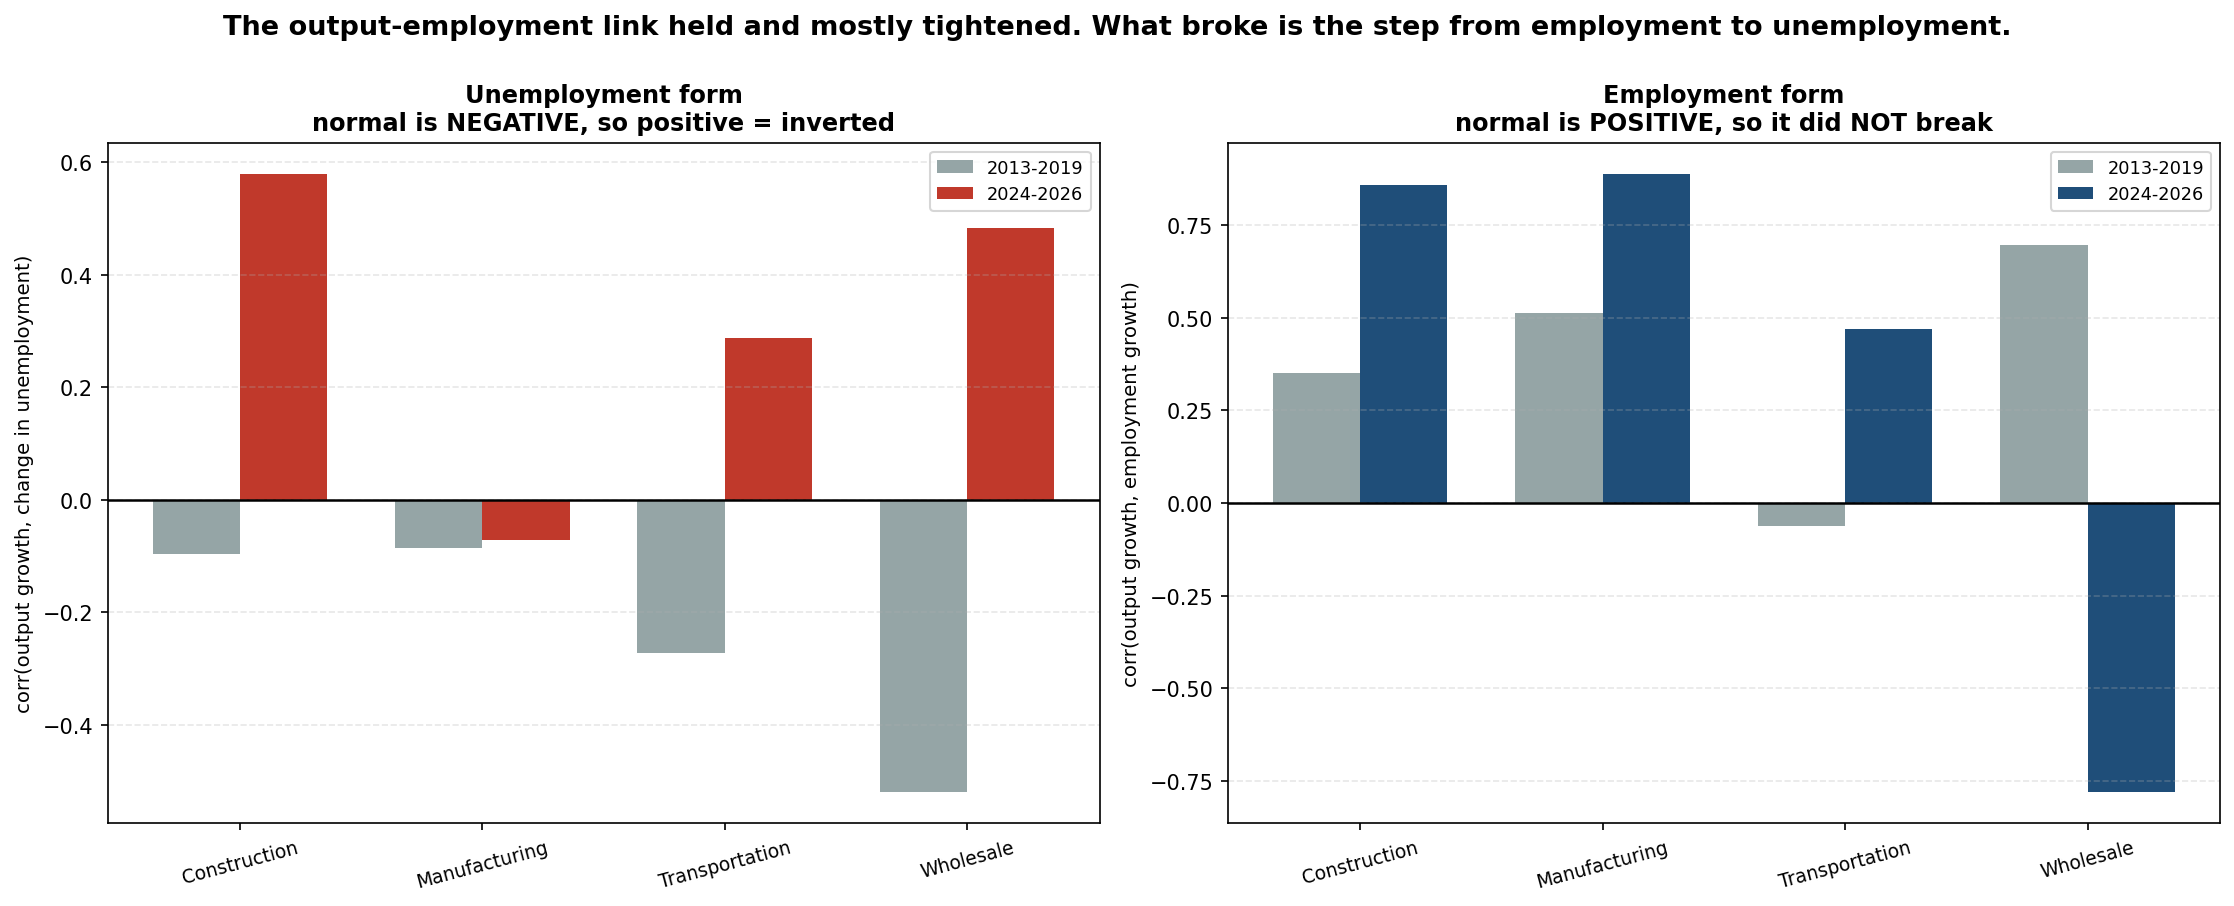

Reproduce this figure in Python.
"""
okun_decomposed.py
Which link in Okun's Law actually broke: output->employment, or employment->unemployment?

CORRECTION NOTICE
An earlier version of this script concluded the opposite of what it now reports.
It claimed the inversion is LARGER in employment form, and therefore that the
break is in labour demand rather than in the unemployment statistic. That was
wrong, and the error is worth stating precisely because it is easy to repeat.

The earlier version compared the MEAN OF A ROLLING CORRELATION over dates labelled
2024-2026. A 12-quarter rolling correlation indexed at quarter t is computed from
quarters t-11 through t. So the values labelled "2024-2026" were computed from
windows spanning roughly 2021-2026, dominated by the post-COVID period in which
output was normalising downward while employment was still rebounding upward.
That combination produces a negative correlation which has nothing to do with
2024-2025. Labelling a rolling statistic by its END DATE and then describing it
as a property of that date is a trap, and this project fell into it.

Measured directly on 2024-2026 observations, with no rolling window, the answer
reverses.

THE DECOMPOSITION
Okun's Law chains two links:

    output  ->  employment  ->  unemployment
            (labour demand)   (labour-force accounting)

The first link is economics: does more output mean more jobs. The second is
arithmetic through the labour force, since unemployment is unemployed/labour
force and a displaced worker who exits never enters it. Measuring only the
unemployment version cannot say which link moved.

WHAT THE DATA SAY
Pooled correlations on 2024-2026 quarters, COVID excluded, against the 2013-2019
baseline. In three of four sectors the output-employment link is INTACT and in
fact TIGHTER than before, while the unemployment version inverts. The break is in
the second link, the labour-force step, which is exactly what
okun_employment_form.py found independently when seven of nine sectors lost
employment while their unemployment rate also fell.

WHY THIS MATTERS FOR THE AI QUESTION
Labour-saving technological change means output rising while employment does not
follow, which is a WEAKENING of the output-employment correlation. Three of four
goods sectors show the opposite: the correlation strengthened. That is evidence
against AI displacement in those sectors specifically, and consistent with a
labour-supply account. Wholesale is the exception and does break.

Reads FRED CSVs from ../FRED-Data/. Writes okun_decomposed.png.
"""

import os
import glob
import numpy as np
import pandas as pd
import matplotlib
matplotlib.use("Agg")
import matplotlib.pyplot as plt

HERE  = os.path.dirname(os.path.abspath(__file__))
DATA  = os.path.join(HERE, "..", "FRED-Data") + os.sep
COVID = pd.date_range("2020-04-01", "2021-10-01", freq="QS")
RNG   = np.random.default_rng(31337)
NBOOT = 4000

SEC = {
    "Construction": ("construction_value_added_RVAC.csv",
                     "construction_unemployment_rate_LNU04032231.csv",
                     ["construction_employment_USCONS.csv"], "#1f3b73"),
    "Manufacturing": ("manufacturing_value_added_RVAMA.csv",
                      "manufacturing_unemployment_rate_LNU04032232.csv",
                      ["manufacturing_employment_MANEMP.csv"], "#3f7cac"),
    "Transportation": ("transportation_warehousing_value_added_RVAT.csv",
                       "transportation_utilities_unemployment_rate_LNU04032236.csv",
                       ["transportation_warehousing_employment_CES4300000001.csv",
                        "utilities_employment_CES4422000001.csv"], "#6fb0d6"),
    "Wholesale": ("wholesale_trade_value_added_RVAW.csv",
                  "wholesale_retail_trade_unemployment_rate_LNU04032235.csv",
                  ["wholesale_trade_employment_USWTRADE.csv"], "#9dc6e0"),
}


def rd(n):
    p = DATA + n if os.path.exists(DATA + n) else glob.glob(DATA + "*" + n)[0]
    d = pd.read_csv(p)
    d.columns = [c.strip() for c in d.columns]
    d[d.columns[0]] = pd.to_datetime(d[d.columns[0]])
    d = d.set_index(d.columns[0])
    return pd.to_numeric(d.iloc[:, 0], errors="coerce").dropna()


def pooled(a, b, lo, hi):
    d = pd.DataFrame({"a": a, "b": b}).dropna().loc[lo:hi]
    d = d[~d.index.isin(COVID)]
    if len(d) < 4 or d.a.std() < 1e-9 or d.b.std() < 1e-9:
        return np.nan, len(d)
    return np.corrcoef(d.a, d.b)[0, 1], len(d)


def matched_null_p(a, b, obs, n_obs, tail):
    """
    Null preserving each series' autocorrelation, drawn at the SAME window length
    as the observed statistic. Comparing a short-window statistic against a
    full-sample null understates its spread enormously and is invalid.
    """
    d = pd.DataFrame({"a": a, "b": b}).dropna()
    d = d[~d.index.isin(COVID)]
    x, y = d.a.to_numpy(), d.b.to_numpy()
    if len(x) < n_obs + 5 or np.isnan(obs):
        return np.nan
    vals = []
    for _ in range(NBOOT):
        ys = np.roll(y, RNG.integers(1, len(y) - 1))
        st = RNG.integers(0, len(x) - n_obs)
        s1, s2 = x[st:st + n_obs], ys[st:st + n_obs]
        if np.std(s1) > 1e-9 and np.std(s2) > 1e-9:
            vals.append(np.corrcoef(s1, s2)[0, 1])
    v = np.array(vals)
    return float((v <= obs).mean()) if tail == "low" else float((v >= obs).mean())


print("=" * 98)
print("DECOMPOSING OKUN: output -> employment -> unemployment")
print("=" * 98)
print("\n  CORRECTION: an earlier version of this script reported the opposite")
print("  conclusion. It averaged a 12-quarter ROLLING correlation over dates labelled")
print("  2024-2026, but a rolling value indexed at quarter t is built from quarters")
print("  t-11 to t, so those values described 2021-2026, dominated by the post-COVID")
print("  period when output was normalising down while employment still rebounded.")
print("  Measured directly on 2024-2026 observations the answer reverses.\n")

print("  Unemployment form: normal NEGATIVE, inversion = POSITIVE")
print("  Employment form:   normal POSITIVE, break     = NEGATIVE\n")
print(f"  {'sector':<16}{'form':<7}{'2013-2019':>12}{'2024-2026':>12}{'n':>4}"
      f"{'boot p':>9}   verdict")

rows = []
for nm, (of, uf, efs, _) in SEC.items():
    y = (rd(of).pct_change(4) * 100).dropna()
    u = rd(uf).resample("QS").mean().diff(4).dropna()
    e = None
    for f in efs:
        x = rd(f).resample("QS").mean()
        e = x if e is None else e.add(x, fill_value=np.nan)
    eg = (e.pct_change(4) * 100).dropna()

    pu, _ = pooled(y, u, "2013", "2019")
    cu, nu = pooled(y, u, "2024", "2026")
    pe, _ = pooled(y, eg, "2013", "2019")
    ce, ne = pooled(y, eg, "2024", "2026")
    p_u = matched_null_p(y, u, cu, nu, "high")
    p_e = matched_null_p(y, eg, ce, ne, "low")
    rows.append(dict(sector=nm, pre_u=pu, cur_u=cu, pre_e=pe, cur_e=ce,
                     p_u=p_u, p_e=p_e, n=ne))
    print(f"  {nm:<16}{'unemp':<7}{pu:>+12.3f}{cu:>+12.3f}{nu:>4}{p_u:>9.3f}   "
          f"{'INVERTED' if cu > 0 else 'normal'}")
    print(f"  {'':<16}{'emp':<7}{pe:>+12.3f}{ce:>+12.3f}{ne:>4}{p_e:>9.3f}   "
          f"{'BROKEN' if ce < 0 else 'normal, and TIGHTER' if ce > pe else 'normal'}")
R = pd.DataFrame(rows)

inv = int((R.cur_u > 0).sum())
brk = int((R.cur_e < 0).sum())
tighter = int(((R.cur_e > 0) & (R.cur_e > R.pre_e)).sum())
print(f"\n  Sectors where the UNEMPLOYMENT form inverted        : {inv} of {len(R)}")
print(f"  Sectors where the EMPLOYMENT form broke             : {brk} of {len(R)}")
print(f"  Sectors where the EMPLOYMENT link got TIGHTER       : {tighter} of {len(R)}")

print("\n  THE RESULT. The output-to-employment link is intact, and in three of four")
print("  sectors it is tighter than in 2013-2019. What decoupled is the step from")
print("  employment to unemployment. That matches okun_employment_form.py, which")
print("  found seven of nine sectors losing employment while their unemployment rate")
print("  ALSO fell, a combination that requires labour-force exit.")

print("\n  WHAT THIS MEANS FOR AI. Labour-saving technological change means output")
print("  rising while employment does not follow, which WEAKENS the output-employment")
print("  correlation. Three of four goods sectors show the opposite. That is evidence")
print("  against AI displacement in these sectors and consistent with a labour-supply")
print("  account. Wholesale is the exception and does break, from +0.70 to -0.78.")

print("\n  CAVEATS. The 2024-2026 window supplies only 8 quarterly observations after")
print("  removing COVID, so these correlations are individually imprecise, which is")
print("  what the bootstrap column reflects. The finding rests on the direction being")
print("  consistent across three sectors, not on any single estimate.")

# ---- chart ----------------------------------------------------------------
fig, axes = plt.subplots(1, 2, figsize=(15, 6))
x = np.arange(len(R))
w = 0.36

ax = axes[0]
ax.bar(x - w/2, R.pre_u, w, color="#95a5a6", label="2013-2019")
ax.bar(x + w/2, R.cur_u, w, color="#c0392b", label="2024-2026")
ax.axhline(0, color="black", lw=1.2)
ax.set_xticks(x); ax.set_xticklabels(R.sector, fontsize=9, rotation=15)
ax.set_ylabel("corr(output growth, change in unemployment)", fontsize=9.5)
ax.set_title("Unemployment form\nnormal is NEGATIVE, so positive = inverted",
             fontsize=11.5, fontweight="bold")
ax.legend(fontsize=8.5); ax.grid(True, axis="y", ls="--", alpha=0.3)

ax = axes[1]
ax.bar(x - w/2, R.pre_e, w, color="#95a5a6", label="2013-2019")
ax.bar(x + w/2, R.cur_e, w, color="#1f4e79", label="2024-2026")
ax.axhline(0, color="black", lw=1.2)
ax.set_xticks(x); ax.set_xticklabels(R.sector, fontsize=9, rotation=15)
ax.set_ylabel("corr(output growth, employment growth)", fontsize=9.5)
ax.set_title("Employment form\nnormal is POSITIVE, so it did NOT break",
             fontsize=11.5, fontweight="bold")
ax.legend(fontsize=8.5); ax.grid(True, axis="y", ls="--", alpha=0.3)

fig.suptitle("The output-employment link held and mostly tightened. What broke is the "
             "step from employment to unemployment.",
             fontsize=13, fontweight="bold", y=1.0)
plt.tight_layout()
out = os.path.join(HERE, "okun_decomposed.png")
plt.savefig(out, dpi=150, bbox_inches="tight")
print(f"\nChart saved: {out}")
